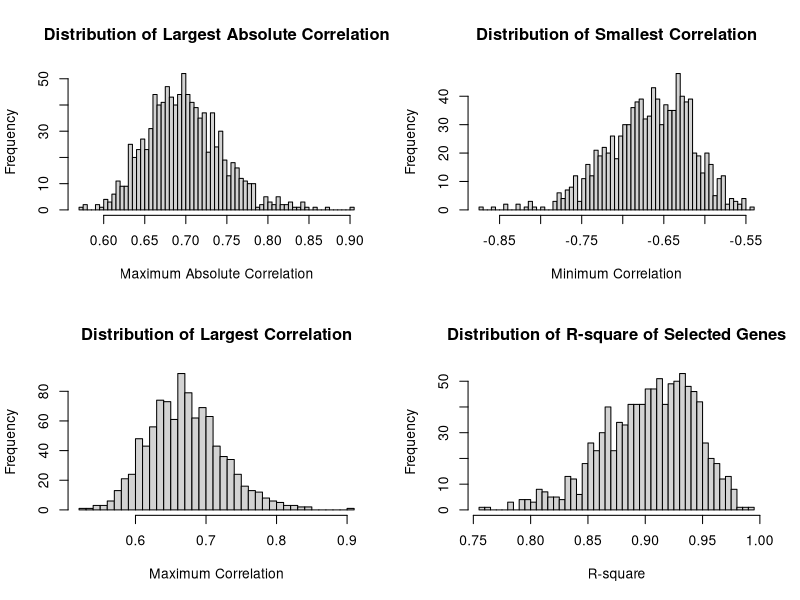

This figure's R source:
## ---- chunk 1
    x=2 
    rnorm(3,mean=x)
## ---- chunk 2

rnorm(5)
set.seed(2016)
rnorm(5)
set.seed(2016)
rnorm(5)
## ---- chunk 3
simR2=function(nsamp=20,ngene=1000,nsel=10){
  if (nsel >= nsamp-1) stop("The number of genes selected must 
                            be less than the sample size")
  pheno=rnorm(nsamp)
  genes=matrix(rnorm(nsamp*ngene),ncol=nsamp)
  cors=cor(t(genes),pheno)
  selgenes=order(cors,decreasing=TRUE)[1:nsel]
  sigGenes=genes[selgenes,]
  R2=var(fitted(lm(pheno~t(sigGenes))))/var(pheno)
  c(maxAbsR=max(abs(cors)),minR=min(cors),maxR=max(cors),Rsq=R2)
}
## ---- chunk 4
simN20G1000S10=matrix(nrow=1000,ncol=4)
for (i in 1:1000) simN20G1000S10[i,]=simR2(nsamp=20,ngene=1000,nsel=10)
## ---- chunk 5
par(mfrow=c(2,2))
hist(simN20G1000S10[,1], nclass=50,main="Distribution of Largest Absolute Correlation",xlab="Maximum Absolute Correlation")
hist(simN20G1000S10[,2], nclass=50,main="Distribution of Smallest Correlation",xlab="Minimum Correlation")
hist(simN20G1000S10[,3], nclass=50,main="Distribution of Largest Correlation",xlab="Maximum Correlation")
hist(simN20G1000S10[,4], nclass=50,main="Distribution of R-square of Selected Genes",xlab="R-square")
## ---- chunk 6
sessionInfo()
## ---- chunk 7
sessionInfo()
